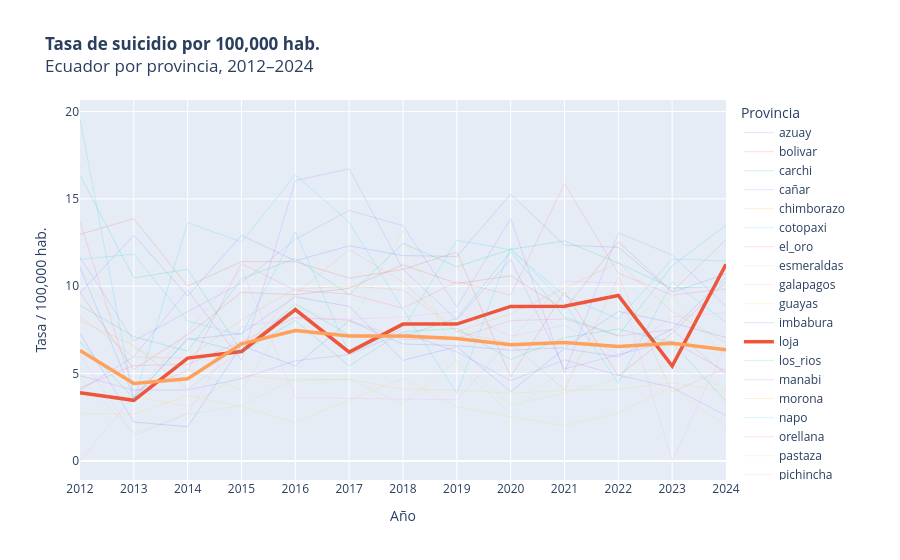

The notebook cell saved with this chart:
### Markdown cell above
### 3.3 Serie Temporal por Provincia

### Code cell
DESTACADAS = ['loja', 'Ecuador (nacional)']

serie_grafico = pd.concat([
    serie_provincia[['anio', 'provincia', 'tasa_100k']],
    serie_nacional[['anio',  'provincia', 'tasa_100k']]
], ignore_index=True)

fig = px.line(
    serie_grafico,
    x='anio', y='tasa_100k', color='provincia',
    title='<b>Tasa de suicidio por 100,000 hab.</b><br>Ecuador por provincia, 2012–2024',
    labels={'anio': 'Año', 'tasa_100k': 'Tasa / 100,000 hab.', 'provincia': 'Provincia'},
)

for trace in fig.data:
    if trace.name in DESTACADAS:
        trace.line.width = 3.5
        trace.opacity   = 1.0
    else:
        trace.line.width = 1.0
        trace.opacity   = 0.20

fig.update_layout(
    xaxis=dict(dtick=1),
    hovermode='x unified',
    legend_title_text='Provincia'
)
fig.show()

### Figure 1 — Plotly figure (JSON) as saved in the notebook; plotly's stock layout.template omitted (floating-point values rounded to 4 significant figures)
{"data": [{"hovertemplate": "Provincia=azuay<br>Año=%{x}<br>Tasa / 100,000 hab.=%{y}<extra></extra>", "legendgroup": "azuay", "line": {"color": "#636efa", "dash": "solid", "width": 1}, "marker": {"symbol": "circle"}, "mode": "lines", "name": "azuay", "opacity": 0.2, "orientation": "v", "showlegend": true, "type": "scatter", "x": [2012, 2013, 2014, 2015, 2016, 2017, 2018, 2019, 2020, 2021, 2022, 2023, 2024], "xaxis": "x", "y": [9.613, 12.92, 9.439, 12.91, 11.46, 12.31, 11.75, 11.7, 15.26, 12.35, 12.22, 9.66, 10.71], "yaxis": "y"}, {"hovertemplate": "Provincia=bolivar<br>Año=%{x}<br>Tasa / 100,000 hab.=%{y}<extra></extra>", "legendgroup": "bolivar", "line": {"color": "#EF553B", "dash": "solid", "width": 1}, "marker": {"symbol": "circle"}, "mode": "lines", "name": "bolivar", "opacity": 0.2, "orientation": "v", "showlegend": true, "type": "scatter", "x": [2012, 2013, 2014, 2015, 2016, 2017, 2018, 2019, 2020, 2021, 2022, 2023, 2024], "xaxis": "x", "y": [12.97, 13.87, 10.01, 11.41, 11.4, 10.46, 10.96, 11.96, 4.809, 9.68, 4.865, 7.324, 10.27], "yaxis": "y"}, {"hovertemplate": "Provincia=carchi<br>Año=%{x}<br>Tasa / 100,000 hab.=%{y}<extra></extra>", "legendgroup": "carchi", "line": {"color": "#00cc96", "dash": "solid", "width": 1}, "marker": {"symbol": "circle"}, "mode": "lines", "name": "carchi", "opacity": 0.2, "orientation": "v", "showlegend": true, "type": "scatter", "x": [2012, 2013, 2014, 2015, 2016, 2017, 2018, 2019, 2020, 2021, 2022, 2023, 2024], "xaxis": "x", "y": [16.35, 10.47, 10.97, 6.275, 8.998, 7.208, 7.126, 8.169, 11.98, 8.222, 7.191, 11.16, 13.5], "yaxis": "y"}, {"hovertemplate": "Provincia=cañar<br>Año=%{x}<br>Tasa / 100,000 hab.=%{y}<extra></extra>", "legendgroup": "cañar", "line": {"color": "#ab63fa", "dash": "solid", "width": 1}, "marker": {"symbol": "circle"}, "mode": "lines", "name": "cañar", "opacity": 0.2, "orientation": "v", "showlegend": true, "type": "scatter", "x": [2012, 2013, 2014, 2015, 2016, 2017, 2018, 2019, 2020, 2021, 2022, 2023, 2024], "xaxis": "x", "y": [11.66, 6.869, 8.538, 10.19, 12.69, 14.34, 13.46, 8.825, 13.86, 5.046, 13.05, 11.79, 8.843], "yaxis": "y"}, {"hovertemplate": "Provincia=chimborazo<br>Año=%{x}<br>Tasa / 100,000 hab.=%{y}<extra></extra>", "legendgroup": "chimborazo", "line": {"color": "#FFA15A", "dash": "solid", "width": 1}, "marker": {"symbol": "circle"}, "mode": "lines", "name": "chimborazo", "opacity": 0.2, "orientation": "v", "showlegend": true, "type": "scatter", "x": [2012, 2013, 2014, 2015, 2016, 2017, 2018, 2019, 2020, 2021, 2022, 2023, 2024], "xaxis": "x", "y": [8.273, 5.948, 5.9, 8.08, 9.843, 10.01, 9.793, 7.401, 8.427, 9.883, 11.36, 8.558, 6.75], "yaxis": "y"}, {"hovertemplate": "Provincia=cotopaxi<br>Año=%{x}<br>Tasa / 100,000 hab.=%{y}<extra></extra>", "legendgroup": "cotopaxi", "line": {"color": "#19d3f3", "dash": "solid", "width": 1}, "marker": {"symbol": "circle"}, "mode": "lines", "name": "cotopaxi", "opacity": 0.2, "orientation": "v", "showlegend": true, "type": "scatter", "x": [2012, 2013, 2014, 2015, 2016, 2017, 2018, 2019, 2020, 2021, 2022, 2023, 2024], "xaxis": "x", "y": [11.54, 11.83, 8.001, 7.209, 13.11, 6.138, 7.58, 12.64, 12.09, 9.456, 8.12, 11.55, 11.45], "yaxis": "y"}, {"hovertemplate": "Provincia=el_oro<br>Año=%{x}<br>Tasa / 100,000 hab.=%{y}<extra></extra>", "legendgroup": "el_oro", "line": {"color": "#FF6692", "dash": "solid", "width": 1}, "marker": {"symbol": "circle"}, "mode": "lines", "name": "el_oro", "opacity": 0.2, "orientation": "v", "showlegend": true, "type": "scatter", "x": [2012, 2013, 2014, 2015, 2016, 2017, 2018, 2019, 2020, 2021, 2022, 2023, 2024], "xaxis": "x", "y": [4.181, 5.468, 5.514, 6.877, 8.194, 8.056, 6.957, 7.003, 8.03, 8.126, 7.148, 7.519, 4.942], "yaxis": "y"}, {"hovertemplate": "Provincia=esmeraldas<br>Año=%{x}<br>Tasa / 100,000 hab.=%{y}<extra></extra>", "legendgroup": "esmeraldas", "line": {"color": "#B6E880", "dash": "solid", "width": 1}, "marker": {"symbol": "circle"}, "mode": "lines", "name": "esmeraldas", "opacity": 0.2, "orientation": "v", "showlegend": true, "type": "scatter", "x": [2012, 2013, 2014, 2015, 2016, 2017, 2018, 2019, 2020, 2021, 2022, 2023, 2024], "xaxis": "x", "y": [4.741, 1.621, 2.67, 3.169, 4.705, 4.662, 3.255, 5.785, 3.215, 3.876, 4.701, 5.514, 4.155], "yaxis": "y"}, {"hovertemplate": "Provincia=galapagos<br>Año=%{x}<br>Tasa / 100,000 hab.=%{y}<extra></extra>", "legendgroup": "galapagos", "line": {"color": "#FF97FF", "dash": "solid", "width": 1}, "marker": {"symbol": "circle"}, "mode": "lines", "name": "galapagos", "opacity": 0.2, "orientation": "v", "showlegend": true, "type": "scatter", "x": [2012, 2013, 2014, 2015, 2016, 2017, 2018, 2019, 2020, 2021, 2022, 2023, 2024], "xaxis": "x", "y": [0.0, 3.743, 7.408, 11.0, 3.626, 3.586, 3.545, 3.505, 6.934, 10.29, 10.18, 0.0, 6.648], "yaxis": "y"}, {"hovertemplate": "Provincia=guayas<br>Año=%{x}<br>Tasa / 100,000 hab.=%{y}<extra></extra>", "legendgroup": "guayas", "line": {"color": "#FECB52", "dash": "solid", "width": 1}, "marker": {"symbol": "circle"}, "mode": "lines", "name": "guayas", "opacity": 0.2, "orientation": "v", "showlegend": true, "type": "scatter", "x": [2012, 2013, 2014, 2015, 2016, 2017, 2018, 2019, 2020, 2021, 2022, 2023, 2024], "xaxis": "x", "y": [3.725, 3.676, 3.138, 4.93, 4.604, 4.681, 4.104, 4.058, 3.874, 4.043, 4.092, 4.477, 3.988], "yaxis": "y"}, {"hovertemplate": "Provincia=imbabura<br>Año=%{x}<br>Tasa / 100,000 hab.=%{y}<extra></extra>", "legendgroup": "imbabura", "line": {"color": "#636efa", "dash": "solid", "width": 1}, "marker": {"symbol": "circle"}, "mode": "lines", "name": "imbabura", "opacity": 0.2, "orientation": "v", "showlegend": true, "type": "scatter", "x": [2012, 2013, 2014, 2015, 2016, 2017, 2018, 2019, 2020, 2021, 2022, 2023, 2024], "xaxis": "x", "y": [11.09, 3.641, 6.955, 7.304, 9.396, 8.85, 5.759, 6.538, 3.97, 6.429, 5.968, 7.552, 10.53], "yaxis": "y"}, {"hovertemplate": "Provincia=loja<br>Año=%{x}<br>Tasa / 100,000 hab.=%{y}<extra></extra>", "legendgroup": "loja", "line": {"color": "#EF553B", "dash": "solid", "width": 3.5}, "marker": {"symbol": "circle"}, "mode": "lines", "name": "loja", "opacity": 1, "orientation": "v", "showlegend": true, "type": "scatter", "x": [2012, 2013, 2014, 2015, 2016, 2017, 2018, 2019, 2020, 2021, 2022, 2023, 2024], "xaxis": "x", "y": [3.902, 3.47, 5.888, 6.267, 8.665, 6.233, 7.833, 7.832, 8.845, 8.862, 9.472, 5.436, 11.26], "yaxis": "y"}, {"hovertemplate": "Provincia=los_rios<br>Año=%{x}<br>Tasa / 100,000 hab.=%{y}<extra></extra>", "legendgroup": "los_rios", "line": {"color": "#00cc96", "dash": "solid", "width": 1}, "marker": {"symbol": "circle"}, "mode": "lines", "name": "los_rios", "opacity": 0.2, "orientation": "v", "showlegend": true, "type": "scatter", "x": [2012, 2013, 2014, 2015, 2016, 2017, 2018, 2019, 2020, 2021, 2022, 2023, 2024], "xaxis": "x", "y": [6.82, 3.587, 7.044, 6.223, 8.037, 5.448, 7.407, 7.583, 5.815, 7.062, 7.555, 6.772, 3.407], "yaxis": "y"}, {"hovertemplate": "Provincia=manabi<br>Año=%{x}<br>Tasa / 100,000 hab.=%{y}<extra></extra>", "legendgroup": "manabi", "line": {"color": "#ab63fa", "dash": "solid", "width": 1}, "marker": {"symbol": "circle"}, "mode": "lines", "name": "manabi", "opacity": 0.2, "orientation": "v", "showlegend": true, "type": "scatter", "x": [2012, 2013, 2014, 2015, 2016, 2017, 2018, 2019, 2020, 2021, 2022, 2023, 2024], "xaxis": "x", "y": [4.882, 4.059, 4.059, 4.712, 5.734, 6.091, 7.355, 6.246, 4.605, 5.785, 4.908, 4.215, 2.589], "yaxis": "y"}, {"hovertemplate": "Provincia=morona<br>Año=%{x}<br>Tasa / 100,000 hab.=%{y}<extra></extra>", "legendgroup": "morona", "line": {"color": "#FFA15A", "dash": "solid", "width": 1}, "marker": {"symbol": "circle"}, "mode": "lines", "name": "morona", "opacity": 0.2, "orientation": "v", "showlegend": true, "type": "scatter", "x": [2012, 2013, 2014, 2015, 2016, 2017, 2018, 2019, 2020, 2021, 2022, 2023, 2024], "xaxis": "x", "y": [8.013, 6.619, 4.114, 6.319, 9.553, 12.1, 10.24, 7.392, 6.739, 4.078, 10.53, 3.944, 5.331], "yaxis": "y"}, {"hovertemplate": "Provincia=napo<br>Año=%{x}<br>Tasa / 100,000 hab.=%{y}<extra></extra>", "legendgroup": "napo", "line": {"color": "#19d3f3", "dash": "solid", "width": 1}, "marker": {"symbol": "circle"}, "mode": "lines", "name": "napo", "opacity": 0.2, "orientation": "v", "showlegend": true, "type": "scatter", "x": [2012, 2013, 2014, 2015, 2016, 2017, 2018, 2019, 2020, 2021, 2022, 2023, 2024], "xaxis": "x", "y": [19.57, 3.483, 13.64, 12.53, 16.38, 13.66, 8.673, 3.871, 12.19, 9.023, 4.452, 10.25, 7.94], "yaxis": "y"}, {"hovertemplate": "Provincia=orellana<br>Año=%{x}<br>Tasa / 100,000 hab.=%{y}<extra></extra>", "legendgroup": "orellana", "line": {"color": "#FF6692", "dash": "solid", "width": 1}, "marker": {"symbol": "circle"}, "mode": "lines", "name": "orellana", "opacity": 0.2, "orientation": "v", "showlegend": true, "type": "scatter", "x": [2012, 2013, 2014, 2015, 2016, 2017, 2018, 2019, 2020, 2021, 2022, 2023, 2024], "xaxis": "x", "y": [13.69, 3.985, 5.161, 11.3, 9.781, 9.546, 8.745, 10.27, 9.494, 15.88, 10.74, 9.495, 9.853], "yaxis": "y"}, {"hovertemplate": "Provincia=pastaza<br>Año=%{x}<br>Tasa / 100,000 hab.=%{y}<extra></extra>", "legendgroup": "pastaza", "line": {"color": "#B6E880", "dash": "solid", "width": 1}, "marker": {"symbol": "circle"}, "mode": "lines", "name": "pastaza", "opacity": 0.2, "orientation": "v", "showlegend": true, "type": "scatter", "x": [2012, 2013, 2014, 2015, 2016, 2017, 2018, 2019, 2020, 2021, 2022, 2023, 2024], "xaxis": "x", "y": [11.08, 6.453, 5.225, 4.066, 8.907, 7.719, 13.21, 5.546, 2.716, 5.321, 7.828, 9.397, 5.881], "yaxis": "y"}, {"hovertemplate": "Provincia=pichincha<br>Año=%{x}<br>Tasa / 100,000 hab.=%{y}<extra></extra>", "legendgroup": "pichincha", "line": {"color": "#FF97FF", "dash": "solid", "width": 1}, "marker": {"symbol": "circle"}, "mode": "lines", "name": "pichincha", "opacity": 0.2, "orientation": "v", "showlegend": true, "type": "scatter", "x": [2012, 2013, 2014, 2015, 2016, 2017, 2018, 2019, 2020, 2021, 2022, 2023, 2024], "xaxis": "x", "y": [6.057, 1.457, 2.715, 7.676, 8.201, 8.116, 8.238, 8.549, 7.145, 7.77, 6.096, 8.245, 8.496], "yaxis": "y"}, {"hovertemplate": "Provincia=santa_elena<br>Año=%{x}<br>Tasa / 100,000 hab.=%{y}<extra></extra>", "legendgroup": "santa_elena", "line": {"color": "#FECB52", "dash": "solid", "width": 1}, "marker": {"symbol": "circle"}, "mode": "lines", "name": "santa_elena", "opacity": 0.2, "orientation": "v", "showlegend": true, "type": "scatter", "x": [2012, 2013, 2014, 2015, 2016, 2017, 2018, 2019, 2020, 2021, 2022, 2023, 2024], "xaxis": "x", "y": [2.732, 2.663, 3.75, 3.095, 2.197, 3.489, 4.734, 3.101, 2.548, 2.017, 2.756, 4.241, 1.983], "yaxis": "y"}, {"hovertemplate": "Provincia=santo_domingo<br>Año=%{x}<br>Tasa / 100,000 hab.=%{y}<extra></extra>", "legendgroup": "santo_domingo", "line": {"color": "#636efa", "dash": "solid", "width": 1}, "marker": {"symbol": "circle"}, "mode": "lines", "name": "santo_domingo", "opacity": 0.2, "orientation": "v", "showlegend": true, "type": "scatter", "x": [2012, 2013, 2014, 2015, 2016, 2017, 2018, 2019, 2020, 2021, 2022, 2023, 2024], "xaxis": "x", "y": [7.317, 2.229, 1.958, 6.603, 5.438, 8.026, 6.694, 6.608, 6.341, 6.483, 8.565, 7.906, 7.067], "yaxis": "y"}, {"hovertemplate": "Provincia=sucumbios<br>Año=%{x}<br>Tasa / 100,000 hab.=%{y}<extra></extra>", "legendgroup": "sucumbios", "line": {"color": "#EF553B", "dash": "solid", "width": 1}, "marker": {"symbol": "circle"}, "mode": "lines", "name": "sucumbios", "opacity": 0.2, "orientation": "v", "showlegend": true, "type": "scatter", "x": [2012, 2013, 2014, 2015, 2016, 2017, 2018, 2019, 2020, 2021, 2022, 2023, 2024], "xaxis": "x", "y": [9.646, 5.248, 7.225, 9.656, 9.514, 9.883, 11.23, 10.16, 10.59, 8.665, 12.55, 9.692, 12.67], "yaxis": "y"}, {"hovertemplate": "Provincia=tungurahua<br>Año=%{x}<br>Tasa / 100,000 hab.=%{y}<extra></extra>", "legendgroup": "tungurahua", "line": {"color": "#00cc96", "dash": "solid", "width": 1}, "marker": {"symbol": "circle"}, "mode": "lines", "name": "tungurahua", "opacity": 0.2, "orientation": "v", "showlegend": true, "type": "scatter", "x": [2012, 2013, 2014, 2015, 2016, 2017, 2018, 2019, 2020, 2021, 2022, 2023, 2024], "xaxis": "x", "y": [8.912, 7.115, 6.289, 10.43, 11.59, 9.51, 12.45, 11.12, 12.11, 12.59, 11.33, 9.889, 10.02], "yaxis": "y"}, {"hovertemplate": "Provincia=zamora<br>Año=%{x}<br>Tasa / 100,000 hab.=%{y}<extra></extra>", "legendgroup": "zamora", "line": {"color": "#ab63fa", "dash": "solid", "width": 1}, "marker": {"symbol": "circle"}, "mode": "lines", "name": "zamora", "opacity": 0.2, "orientation": "v", "showlegend": true, "type": "scatter", "x": [2012, 2013, 2014, 2015, 2016, 2017, 2018, 2019, 2020, 2021, 2022, 2023, 2024], "xaxis": "x", "y": [4.06, 5.973, 9.772, 5.76, 16.05, 16.72, 10.96, 8.086, 11.53, 5.267, 6.082, 6.875, 5.1], "yaxis": "y"}, {"hovertemplate": "Provincia=Ecuador (nacional)<br>Año=%{x}<br>Tasa / 100,000 hab.=%{y}<extra></extra>", "legendgroup": "Ecuador (nacional)", "line": {"color": "#FFA15A", "dash": "solid", "width": 3.5}, "marker": {"symbol": "circle"}, "mode": "lines", "name": "Ecuador (nacional)", "opacity": 1, "orientation": "v", "showlegend": true, "type": "scatter", "x": [2012, 2013, 2014, 2015, 2016, 2017, 2018, 2019, 2020, 2021, 2022, 2023, 2024], "xaxis": "x", "y": [6.327, 4.435, 4.708, 6.706, 7.47, 7.158, 7.15, 7.012, 6.647, 6.784, 6.548, 6.74, 6.362], "yaxis": "y"}], "layout": {"hovermode": "x unified", "legend": {"title": {"text": "Provincia"}, "tracegroupgap": 0}, "title": {"text": "<b>Tasa de suicidio por 100,000 hab.</b><br>Ecuador por provincia, 2012–2024"}, "xaxis": {"anchor": "y", "domain": [0, 1], "dtick": 1, "title": {"text": "Año"}}, "yaxis": {"anchor": "x", "domain": [0, 1], "title": {"text": "Tasa / 100,000 hab."}}}}
